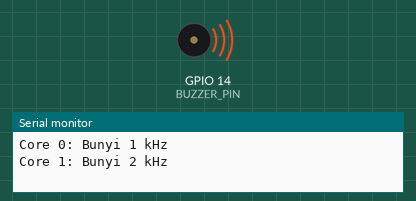
Bench run of a sketch on a simulated ESP32. Parts: buzzer (waves = sounding), the last lines printed to the serial monitor.

Above: at 0.15 s.
At 2.7 s:
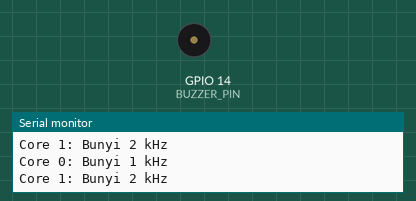
Timing chart, 0 to 3.5 s (numbered marks = the images above):
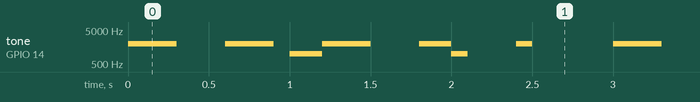

The sketch:

Buzzer_test.ino
```cpp
#include <Arduino.h>

#define BUZZER_PIN 14

TaskHandle_t TaskCore0;
TaskHandle_t TaskCore1;

// Task di Core 0
void taskCore0(void *pvParameters) {
  while (true) {
    tone(BUZZER_PIN, 1000);   // 1 kHz
    Serial.println("Core 0: Bunyi 1 kHz");
    delay(500);
    noTone(BUZZER_PIN);
    delay(500);
  }
}

// Task di Core 1
void taskCore1(void *pvParameters) {
  while (true) {
    tone(BUZZER_PIN, 2000);   // 2 kHz
    Serial.println("Core 1: Bunyi 2 kHz");
    delay(300);
    noTone(BUZZER_PIN);
    delay(300);
  }
}

// Setup
void setup() {
  Serial.begin(115200);
  pinMode(BUZZER_PIN, OUTPUT);

  // Jalankan task di core 0
  xTaskCreatePinnedToCore(
    taskCore0,      // fungsi task
    "TaskCore0",    // nama task
    2048,           // stack size
    NULL,           // parameter
    1,              // prioritas
    &TaskCore0,     // handle
    0               // core 0
  );

  // Jalankan task di core 1
  xTaskCreatePinnedToCore(
    taskCore1,
    "TaskCore1",
    2048,
    NULL,
    1,
    &TaskCore1,
    1               // core 1
  );
}

// Loop utama kosong
void loop() {
  // Tidak digunakan, semua tugas di-handle oleh dua core
}
```

Measured:
- by itself, tone on GPIO 14 (BUZZER_PIN): plays 2000 Hz for 0.30 s, 2000 Hz for 0.30 s, 1000 Hz for 0.20 s, 2000 Hz for 0.30 s, 2000 Hz for 0.20 s, 1000 Hz for 0.10 s … (318 notes in this stretch)
